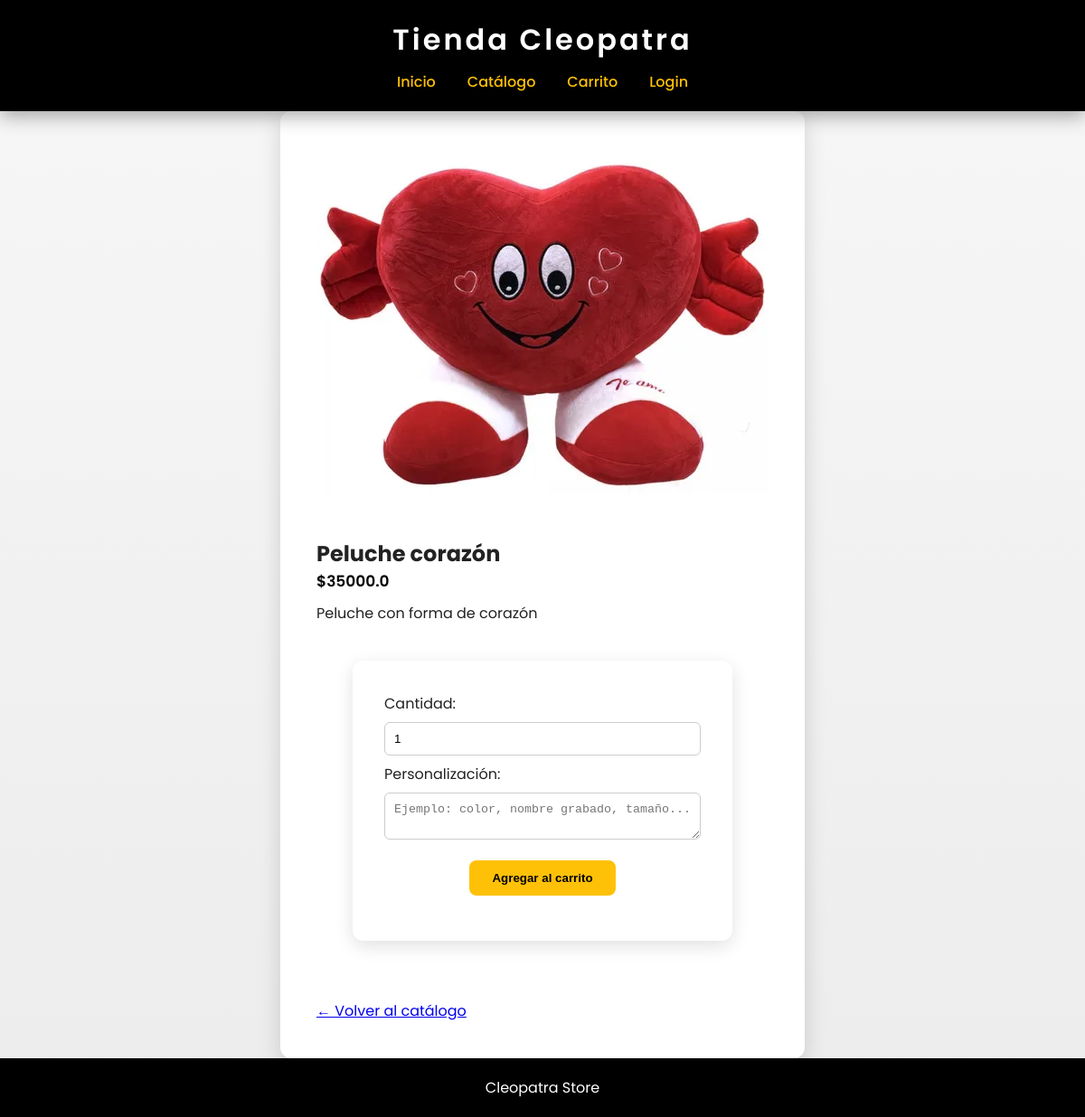
Screenshot of /producto/17 with the database file from the repository.
### tables this page shows
CREATE TABLE productos (
        id_producto INTEGER PRIMARY KEY AUTOINCREMENT,
        nombre TEXT NOT NULL,
        descripcion TEXT,
        precio REAL NOT NULL,
        id_categoria INTEGER, imagen BLOB,
        FOREIGN KEY (id_categoria) REFERENCES categorias(id_categoria)
    );

### app.py (the view)
@app.route("/producto/<int:id>")
def producto(id):
    conn = get_db()
    producto = conn.execute(
        "SELECT * FROM productos WHERE id_producto=?",
        (id,)
    ).fetchone()
    conn.close()
    return render_template("publico/producto.html", producto=producto)

### app.py (called while the page is built)
def get_db():
    conn = sqlite3.connect(DATABASE)
    conn.row_factory = sqlite3.Row
    return conn

### templates/publico/producto.html (shortened to what this page needs)
<!DOCTYPE html>
<html lang="es">
<head>
    <link rel="stylesheet" href="{{ url_for('static', filename='css/styles.css') }}">
</head>
<body>
<header>
    <h1>Tienda Cleopatra</h1>
    <nav>
        <a href="{{ url_for('home') }}">Inicio</a>
        <a href="{{ url_for('catalogo') }}">Catálogo</a>
        <a href="{{ url_for('carrito') }}">Carrito</a>
        {% if session.get('usuario_id') %}
            <span>Hola {{ session.get('nombre') }}</span>
            <a href="{{ url_for('logout') }}">Cerrar sesión</a>
        {% else %}
            <a href="{{ url_for('login') }}">Login</a>
        {% endif %}
    </nav>
</header>
<section class="producto-detalle">
    <div class="producto-imagen">
        <img src="{{ url_for('static', filename='img/' ~ (producto.imagen or 'default.png')) }}" alt="{{ producto.nombre }}">
    </div>
    <div class="producto-info">
        <h2>{{ producto.nombre }}</h2>
        <p class="precio">
            ${{ producto.precio }}
        </p>
        <p class="descripcion">
            {{ producto.descripcion }}
        </p>
        <form action="{{ url_for('agregar_carrito', id=producto.id_producto) }}" method="POST">
            <label>Cantidad:</label>
            <input type="number" name="cantidad" value="1" min="1" required>
            <label>Personalización:</label>
            <textarea
                name="personalizacion"
                placeholder="Ejemplo: color, nombre grabado, tamaño..."
            ></textarea>
            <button type="submit">
                Agregar al carrito
            </button>
        </form>
        <br>
        <a href="{{ url_for('catalogo') }}">
            ← Volver al catálogo
        </a>
    </div>
</section>
<footer>
    <p>Cleopatra Store</p>
</footer>
</body>
</html>

### static/css/styles.css (style rules this page uses)
* { margin:0; padding:0; box-sizing:border-box; }
html,body { height:100%; }
body { font-family:'Poppins',sans-serif; background:linear-gradient(180deg,#f7f7f7,#ececec); color:#222; display:flex; flex-direction:column; min-height:100vh; animation:fadePage .6s ease; }
header { background:#000; color:#fff; padding:20px; box-shadow:0 5px 20px rgba(0,0,0,0.35); position:sticky; top:0; z-index:1000; }
header h1 { text-align:center; margin-bottom:10px; letter-spacing:3px; font-weight:600; }
nav { display:flex; justify-content:center; align-items:center; gap:35px; flex-wrap:wrap; }
nav a { color:#FFC107; text-decoration:none; font-weight:500; position:relative; transition:0.3s; }
nav a::after { content:''; width:0%; height:2px; background:#FFC107; position:absolute; bottom:-5px; left:0; transition:0.3s; }
button,.btn { background:#FFC107; color:#000; border:none; padding:12px 25px; font-weight:600; border-radius:8px; cursor:pointer; transition:all .3s ease; display:block; margin:15px auto; }
.precio { color:#000; font-weight:600; margin-bottom:10px; font-size:17px; }
.producto-detalle { max-width:900px; margin:auto; padding:40px; background:#fff; border-radius:12px; box-shadow:0 8px 25px rgba(0,0,0,0.15); animation:fadePage .5s; }
.producto-detalle img { width:100%; max-height:420px; object-fit:cover; border-radius:10px; margin-bottom:25px; }
form { max-width:420px; margin:40px auto; background:#fff; padding:35px; border-radius:12px; box-shadow:0 6px 20px rgba(0,0,0,0.12); display:flex; flex-direction:column; gap:8px; }
form input,form textarea,form select { width:100%; padding:10px; border-radius:6px; border:1px solid #ccc; transition:0.2s; }
footer { background:#000; color:#fff; text-align:center; padding:20px; margin-top:auto; width:100%; }

### rows the page displays
productos: imagen (picture), nombre "Peluche corazón", precio "35000.0", descripcion "Peluche con forma de corazón"
